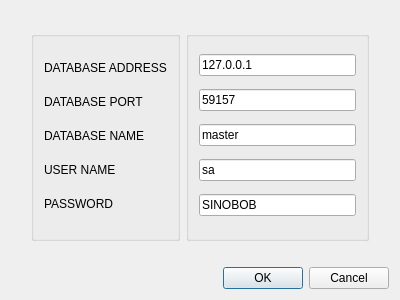
<?xml version="1.0" encoding="UTF-8"?>
<ui version="4.0">
 <class>Dialog_db</class>
 <widget class="QDialog" name="Dialog_db">
  <property name="geometry">
   <rect>
    <x>0</x>
    <y>0</y>
    <width>400</width>
    <height>300</height>
   </rect>
  </property>
  <property name="font">
   <font>
    <family>Arial</family>
   </font>
  </property>
  <property name="windowTitle">
   <string>Dialog</string>
  </property>
  <layout class="QVBoxLayout" name="verticalLayout">
   <item>
    <layout class="QHBoxLayout" name="horizontalLayout">
     <property name="leftMargin">
      <number>20</number>
     </property>
     <property name="topMargin">
      <number>20</number>
     </property>
     <property name="rightMargin">
      <number>20</number>
     </property>
     <property name="bottomMargin">
      <number>20</number>
     </property>
     <item>
      <widget class="QGroupBox" name="dbLineGroupBox">
       <property name="sizePolicy">
        <sizepolicy hsizetype="Preferred" vsizetype="Preferred">
         <horstretch>4</horstretch>
         <verstretch>0</verstretch>
        </sizepolicy>
       </property>
       <layout class="QVBoxLayout" name="verticalLayout_2" stretch="0,0,0,0,0">
        <property name="spacing">
         <number>6</number>
        </property>
        <property name="leftMargin">
         <number>10</number>
        </property>
        <property name="topMargin">
         <number>10</number>
        </property>
        <property name="rightMargin">
         <number>10</number>
        </property>
        <property name="bottomMargin">
         <number>10</number>
        </property>
        <item>
         <widget class="QLabel" name="dbAddress">
          <property name="sizePolicy">
           <sizepolicy hsizetype="Expanding" vsizetype="Maximum">
            <horstretch>0</horstretch>
            <verstretch>0</verstretch>
           </sizepolicy>
          </property>
          <property name="text">
           <string>DATABASE ADDRESS</string>
          </property>
         </widget>
        </item>
        <item>
         <widget class="QLabel" name="dbPort">
          <property name="sizePolicy">
           <sizepolicy hsizetype="Expanding" vsizetype="Maximum">
            <horstretch>0</horstretch>
            <verstretch>0</verstretch>
           </sizepolicy>
          </property>
          <property name="text">
           <string>DATABASE PORT</string>
          </property>
         </widget>
        </item>
        <item>
         <widget class="QLabel" name="dbName">
          <property name="sizePolicy">
           <sizepolicy hsizetype="Expanding" vsizetype="Maximum">
            <horstretch>0</horstretch>
            <verstretch>0</verstretch>
           </sizepolicy>
          </property>
          <property name="text">
           <string>DATABASE NAME</string>
          </property>
         </widget>
        </item>
        <item>
         <widget class="QLabel" name="dbUserName">
          <property name="sizePolicy">
           <sizepolicy hsizetype="Expanding" vsizetype="Maximum">
            <horstretch>0</horstretch>
            <verstretch>0</verstretch>
           </sizepolicy>
          </property>
          <property name="text">
           <string>USER NAME</string>
          </property>
         </widget>
        </item>
        <item>
         <widget class="QLabel" name="dbPassword">
          <property name="sizePolicy">
           <sizepolicy hsizetype="Expanding" vsizetype="Maximum">
            <horstretch>0</horstretch>
            <verstretch>0</verstretch>
           </sizepolicy>
          </property>
          <property name="text">
           <string>PASSWORD</string>
          </property>
         </widget>
        </item>
       </layout>
      </widget>
     </item>
     <item>
      <widget class="QGroupBox" name="dbLabelGroupBox">
       <property name="sizePolicy">
        <sizepolicy hsizetype="Preferred" vsizetype="Preferred">
         <horstretch>6</horstretch>
         <verstretch>0</verstretch>
        </sizepolicy>
       </property>
       <layout class="QVBoxLayout" name="verticalLayout_3">
        <property name="leftMargin">
         <number>10</number>
        </property>
        <property name="topMargin">
         <number>10</number>
        </property>
        <property name="rightMargin">
         <number>10</number>
        </property>
        <property name="bottomMargin">
         <number>10</number>
        </property>
        <item>
         <widget class="QLineEdit" name="dbAddrLine">
          <property name="sizePolicy">
           <sizepolicy hsizetype="Expanding" vsizetype="Maximum">
            <horstretch>0</horstretch>
            <verstretch>0</verstretch>
           </sizepolicy>
          </property>
          <property name="text">
           <string>127.0.0.1</string>
          </property>
         </widget>
        </item>
        <item>
         <widget class="QLineEdit" name="dbPortLine">
          <property name="sizePolicy">
           <sizepolicy hsizetype="Expanding" vsizetype="Maximum">
            <horstretch>0</horstretch>
            <verstretch>0</verstretch>
           </sizepolicy>
          </property>
          <property name="text">
           <string>59157</string>
          </property>
         </widget>
        </item>
        <item>
         <widget class="QLineEdit" name="dbNameLine">
          <property name="text">
           <string>master</string>
          </property>
         </widget>
        </item>
        <item>
         <widget class="QLineEdit" name="dbUserNameLine">
          <property name="text">
           <string>sa</string>
          </property>
         </widget>
        </item>
        <item>
         <widget class="QLineEdit" name="dbPwLine">
          <property name="text">
           <string>SINOBOB</string>
          </property>
         </widget>
        </item>
       </layout>
      </widget>
     </item>
    </layout>
   </item>
   <item>
    <widget class="QDialogButtonBox" name="buttonBox">
     <property name="orientation">
      <enum>Qt::Horizontal</enum>
     </property>
     <property name="standardButtons">
      <set>QDialogButtonBox::Cancel|QDialogButtonBox::Ok</set>
     </property>
    </widget>
   </item>
  </layout>
 </widget>
 <resources/>
 <connections>
  <connection>
   <sender>buttonBox</sender>
   <signal>accepted()</signal>
   <receiver>Dialog_db</receiver>
   <slot>accept()</slot>
   <hints>
    <hint type="sourcelabel">
     <x>248</x>
     <y>254</y>
    </hint>
    <hint type="destinationlabel">
     <x>157</x>
     <y>274</y>
    </hint>
   </hints>
  </connection>
  <connection>
   <sender>buttonBox</sender>
   <signal>rejected()</signal>
   <receiver>Dialog_db</receiver>
   <slot>reject()</slot>
   <hints>
    <hint type="sourcelabel">
     <x>316</x>
     <y>260</y>
    </hint>
    <hint type="destinationlabel">
     <x>286</x>
     <y>274</y>
    </hint>
   </hints>
  </connection>
 </connections>
</ui>
